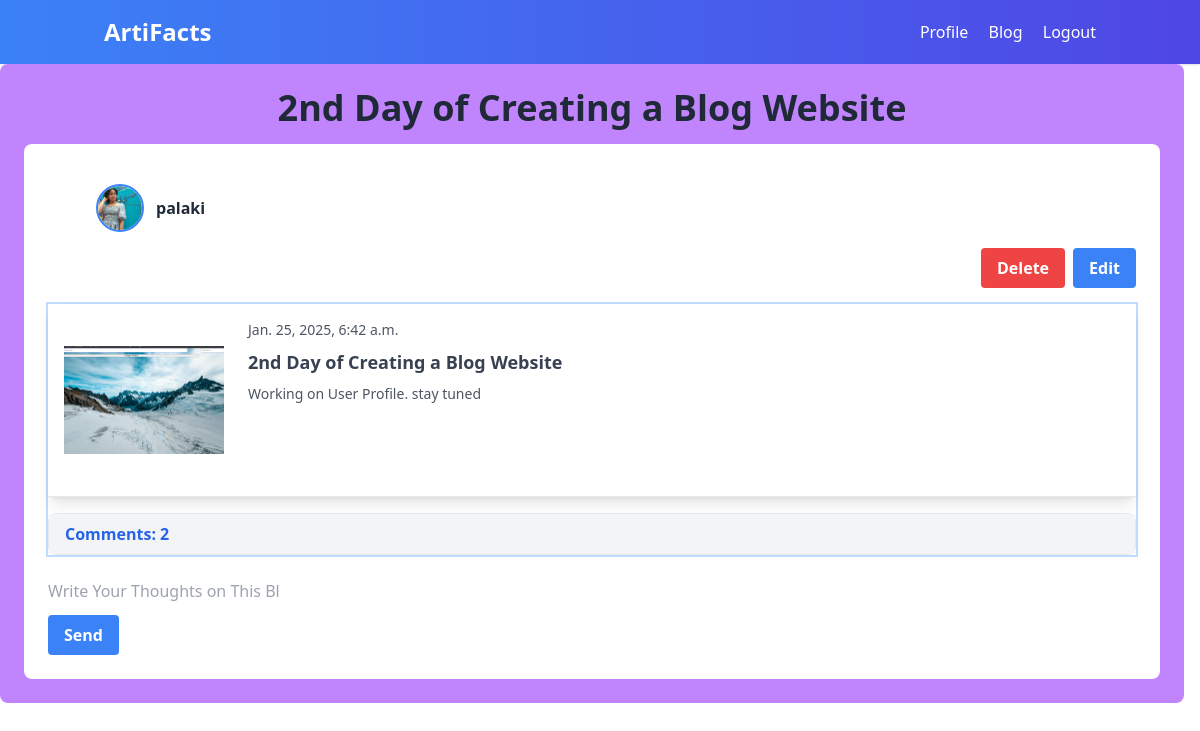
Screenshot of /post_view/6/ (signed in) with the database file from the repository.
### myBlog/models.py (models this page shows, shortened)
class UserPost(models.Model):
    title = models.CharField(max_length=150,null=False)
    content = models.TextField()
    author = models.ForeignKey(User,on_delete=models.CASCADE)
    created_at = models.DateTimeField(auto_now_add=True)
    image = models.ImageField(upload_to=get_image_path )
    class Meta:
        ordering = ('-created_at',)
    def cmnt_count(self):
        return self.comments_set.all().count()

### user/models.py (models this page shows, shortened)
class Profile(models.Model):
    user = models.OneToOneField(User,on_delete=models.CASCADE)
    pic = models.ImageField(default='default.png',upload_to=get_pic_path,validators=[FileExtensionValidator(['png','jpg','jpeg','webp'])])
    bio = models.TextField(blank=True,null=True)

### myBlog/views.py (the view)
# urls.py: path('post_view/<int:pk>/',views.post_view,name="post_view"),
@login_required
def post_view(request,pk):
    post = get_object_or_404(UserPost,id=pk)
    if request.method == "POST":
        c_form = CommentForm(request.POST)
        if c_form.is_valid():
            instance = c_form.save(commit=False)
            instance.user = request.user
            instance.post = post
            instance.save()
            return redirect('post_view',pk=post.id)
    else:
        c_form = CommentForm()
    context={
        'post':post,
        'c_form':c_form
    }
    return render(request,'post_view.html',context)

### myBlog/forms.py
class CommentForm(forms.ModelForm):
    content = forms.CharField(label="", widget=forms.TextInput(attrs={'placeholder': 'Write Your Thoughts on This Blog','class':'mt-2 focus:ring-1 focus:ring-blue-500'}))
    class Meta:
        model = Comments
        fields = ['content']

### myBlog/templates/post_view.html (shortened to what this page needs)
{% extends 'base.html' %}
{% load static %}
{% load crispy_forms_tags %}
{% block content %}
<section class="rounded-lg p-6 mb-6 md:mr-4 bg-purple-400">
    <h2 class="text-4xl text-center font-semibold mb-4 text-gray-800">{{post.title}}</h2>
    <div class="w-full bg-white rounded-lg p-6 md:mr-4 ring-2 ring-purple-400">
      <div class="container mx-auto py-4 px-4 flex items-center justify-between">
        <a href="{% url 'profile' %}" class="flex items-center space-x-3 hover:opacity-90">
            {% if user.profile.pic %}
                <img src="{{ user.profile.pic.url }}" alt="{{ user.username }}"
                     class="w-12 h-12 rounded-full border-2 border-blue-500 object-cover">
            {% else %}
                <div class="w-12 h-12 flex items-center justify-center rounded-full bg-blue-500 text-white font-semibold text-lg">
                    {{ user.username|slice:":1"|upper }}
                </div>
            {% endif %}
            <span class="text-gray-800 font-semibold">{{ user.username }}</span>
        </a>
    </div>
      {% if post.author == request.user %}
        <div class="flex justify-end space-x-2 mb-4">
            <a href="{% url 'post_del' post.id %}" class="bg-red-500 text-white font-bold py-2 px-4 rounded hover:bg-red-600 transition duration-200">
                Delete
            </a>
            <a href="{% url 'post_edit' post.id %}" class="bg-blue-500 text-white font-bold py-2 px-4 rounded hover:bg-blue-600 transition duration-200">
                Edit
            </a>
        </div>
        {% endif %}
        <div class="h-auto ring-2 ring-blue-200">
            <article class="flex flex-col md:flex-row space-x-0 md:space-x-6 border-b p-0 shadow-lg cursor-pointer hover:shadow-2xl transition-shadow p-4">
                <img src="{{post.image.url}}" alt="Image" class="w-full h-auto md:w-40 md:h-40 object-contain mb-4 md:mb-0">
                <div class="flex flex-col space-y-2">
                    <p class="text-gray-600 text-sm">{{post.created_at}}</p>
                    <h3 class="font-bold text-lg text-gray-700">{{post.title}}</h3>
                    <p class="text-gray-600 text-sm">{{post.content}}</p>
                </div>
            </article>
            <div class="border border-gray-200 rounded-lg mt-4">
                <div class="accordion-item">
                    <h2 class="accordion-header">
                        <button onclick="toggleAccordion('accordion-body')" class="w-full font-semibold px-4 py-2 text-left text-blue-600 bg-gray-100 hover:bg-gray-200 focus:outline-none focus:ring-2 focus:ring-blue-500">
                            Comments: {{post.cmnt_count}}
                        </button>
                    </h2>
                </div>
            </div>
        </div>
        <form method="post" class="mt-4">
            {{c_form|crispy}}
            <button type="submit" class="bg-blue-500 text-white font-bold py-2 px-4 rounded hover:bg-blue-600 transition duration-200 w-full sm:w-auto">
                Send
            </button>
        </form>
    </div>
</section>
{% endblock %}

### rows the page displays
UserPost: title "2nd Day of Creating a Blog Website", image (picture), created_at "Jan. 25, 2025, 6:42 a.m.", content "Working on User Profile. stay tuned", cmnt_count "2"

### other values shown
{{ user.username }} "palaki"
